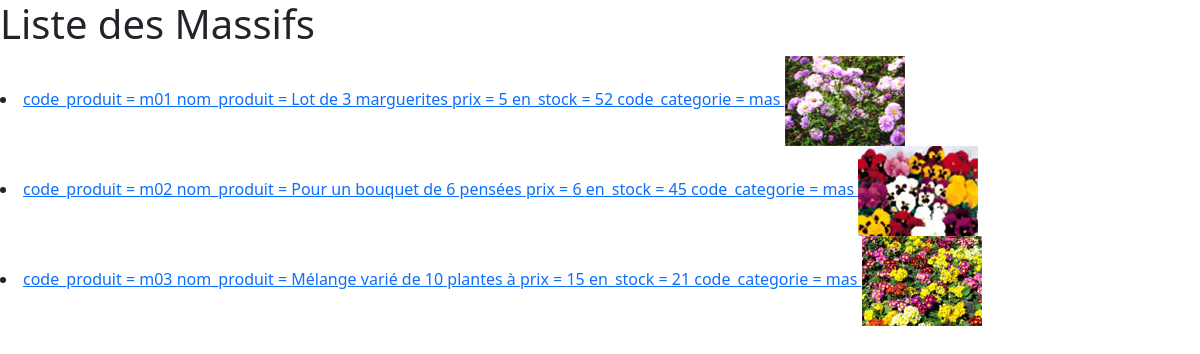
The app's page /laFleur/Massifs.php with its own data.
### tables this page shows
CREATE TABLE IF NOT EXISTS `produit` (
  `code_produit` varchar(4) NOT NULL,
  `nom_produit` varchar(50) NOT NULL,
  `prix` float NOT NULL,
  `en_stock` int(11) NOT NULL,
  `image` varchar(50) NOT NULL,
  `code_categorie` varchar(4) NOT NULL,
  PRIMARY KEY (`code_produit`),
  KEY `PRODUIT_CATEGORIE_FK` (`code_categorie`)
);

### laFleur/Massifs.php (the view, shortened to what this page needs)
<?php
require 'sqlconnect.php';
$sql = 'SELECT * FROM produit WHERE code_categorie = "mas"' ;
$table = $connection->query($sql);
?>
<!DOCTYPE html>
<html lang="en">
<head>
   <link href="https://cdn.jsdelivr.net/npm/bootstrap@5.1.3/dist/css/bootstrap.min.css" rel="stylesheet">
</head>
<body>
   <h1>
   </h1>
      <?php
         while($ligne = $table->fetch()) {
      ?>
   <li>
      <a href="resultat.php?<?php echo 'code_produit='.$ligne['code_produit'].'&nom_produit='.$ligne['nom_produit'].'&prix='.$ligne['prix'].'&en_stock='.$ligne['en_stock'].'&code_categorie='.$ligne['code_categorie'].'&image='.$ligne['image'];?>">
         <?php
               echo 'code_produit = '.$ligne['code_produit'].' nom_produit = '.$ligne['nom_produit'].' prix = '.$ligne['prix'].' en_stock = '. $ligne['en_stock'].' code_categorie = '. $ligne['code_categorie'];
         ?>
      </a>
      <img src="<?php echo './images/'.$ligne['image'].'.jpg'?>">
   </li>
   <?php
      }
   ?>
</body>
</html>

### records on screen
produit: code_produit "m01", nom_produit "Lot de 3 marguerites", prix "5", en_stock "52", code_categorie "mas", image (picture)
produit: code_produit "m02", nom_produit "Pour un bouquet de 6 pensées", prix "6", en_stock "45", code_categorie "mas", image (picture)
produit: code_produit "m03", nom_produit "Mélange varié de 10 plantes à", prix "15", en_stock "21", code_categorie "mas", image (picture)
